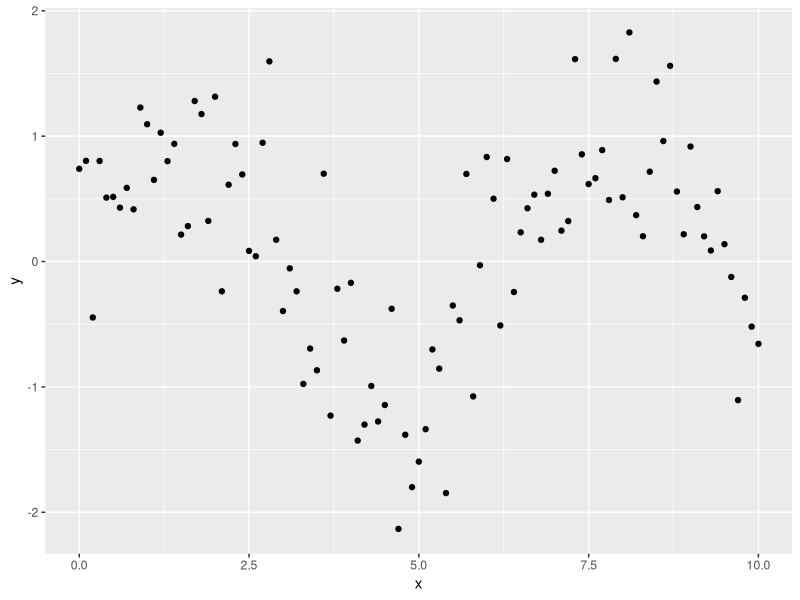
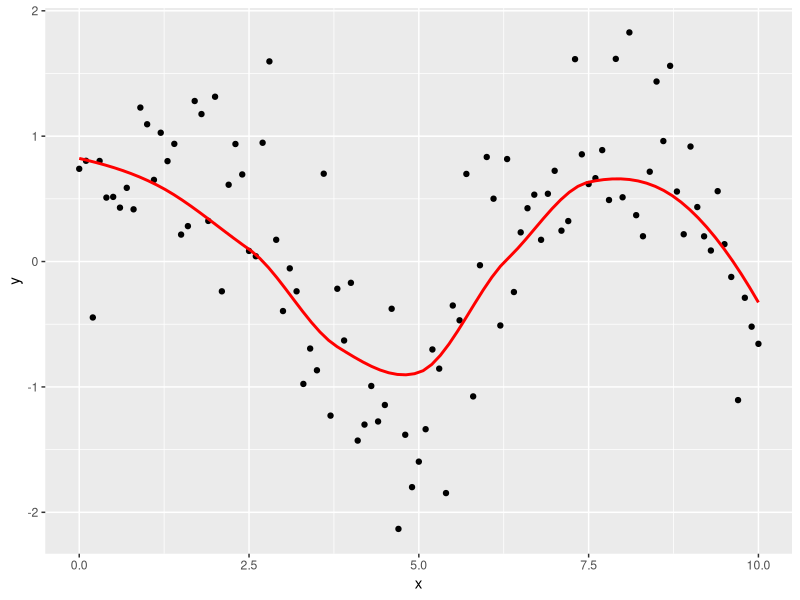
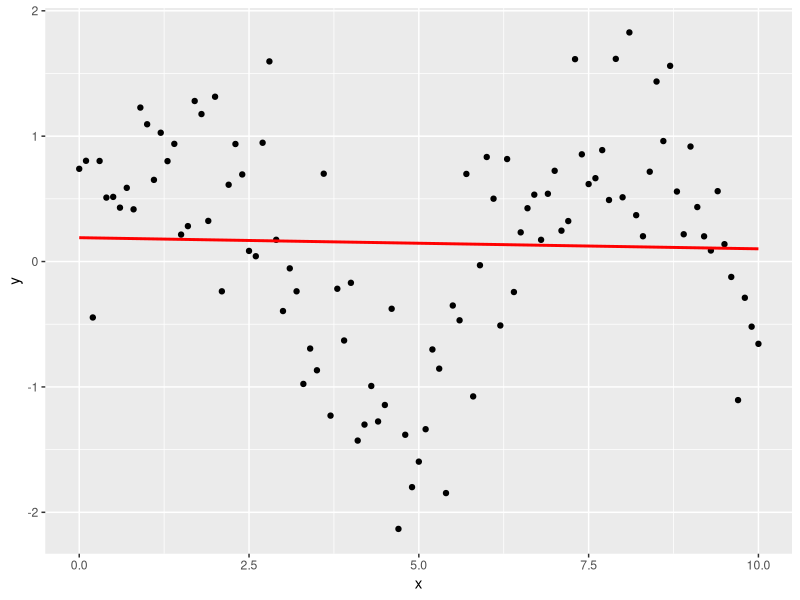

These charts were generated, in order, by the following R code:
## ---- chunk 1
knitr::opts_chunk$set(echo = TRUE)
library(ggplot2)
library(dplyr)
## ---- chunk 2
simple <- data_frame(
    x = seq(from=0, to=10, by=0.1),
    y = sin(x) + rnorm(length(x), mean = 0, sd = 0.5)
  )
ggplot(data=simple, aes(x=x, y=y)) +
  geom_point()
## ---- chunk 3
ggplot(data=simple, aes(x=x, y=y)) +
  geom_point() +
  geom_smooth(se=FALSE, col="red")
## ---- chunk 4
ggplot(data=simple, aes(x=x, y=y)) +
  geom_point() +
  geom_smooth(method="lm",se=FALSE, col="red")
